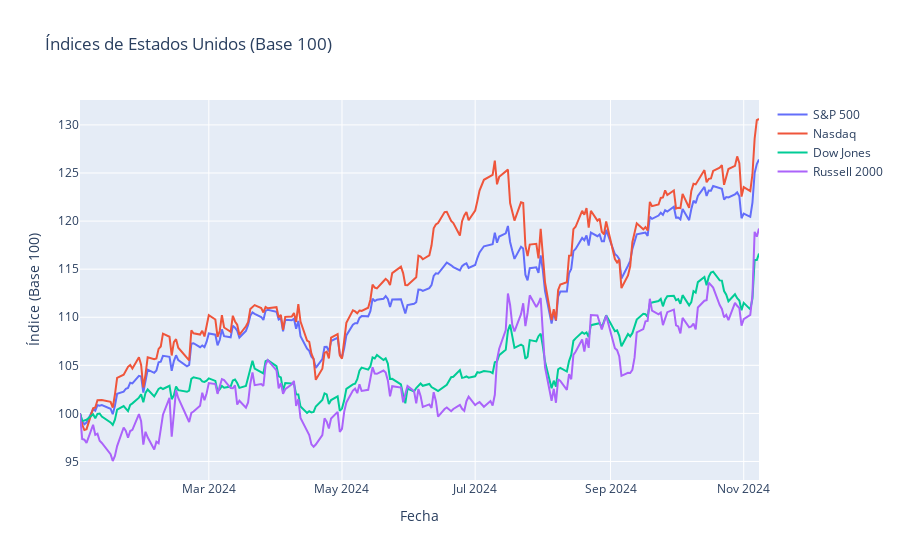
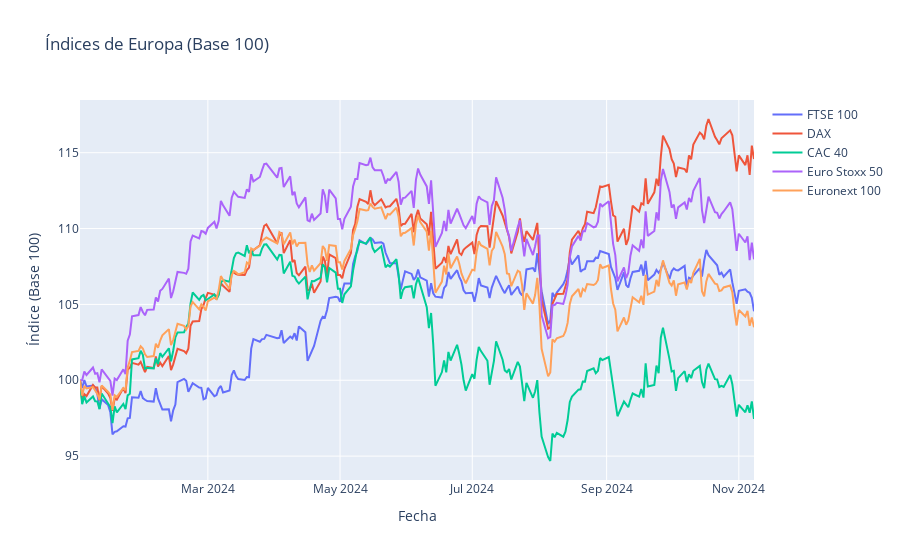
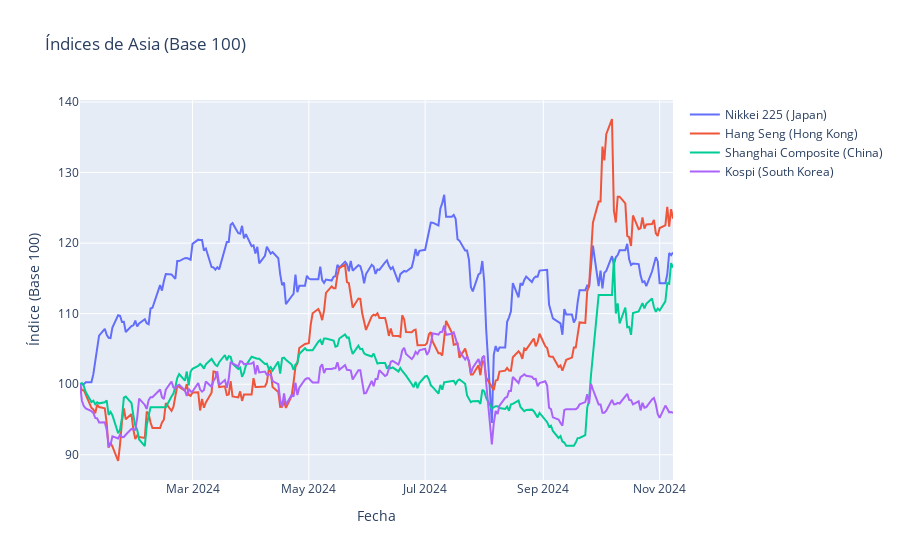

The cell these charts' notebook holds for them, in order:
### Code cell
import yfinance as yf
import pandas as pd
import datetime as dt
import plotly.graph_objects as go

# Fechas de inicio y fin
start = dt.datetime(2024, 1, 1)
end = dt.datetime.now()

# Diccionario con nombres de índices y sus símbolos de Yahoo Finance
us_indices = {
    'S&P 500': '^GSPC',
    'Nasdaq': '^IXIC',
    'Dow Jones': '^DJI',
    'Russell 2000': '^RUT'
}

europe_indices = {
    'FTSE 100': '^FTSE',
    'DAX': '^GDAXI',
    'CAC 40': '^FCHI',
    'Euro Stoxx 50': '^STOXX50E',
    'Euronext 100': '^N100'
}

latam_indices = {
    'Bovespa': '^BVSP',
    # 'IPSA (Chile)': '^IPSA',
    'COLCAP (Colombia)': '^COLCAP',
    # 'S&P/BVL General (Peru)': '^SPBLPGPT',
    'MSCI Peru ETF': 'EPU'
}

asia_indices = {
    'Nikkei 225 (Japan)': '^N225',
    'Hang Seng (Hong Kong)': '^HSI',
    'Shanghai Composite (China)': '000001.SS',
    'Kospi (South Korea)': '^KS11'
}

# Función para descargar y normalizar datos
def get_normalized_data(indices, start, end):
    dataframes = []
    for name, ticker in indices.items():
        df = yf.download(ticker, start=start, end=end)[['Close']]
        df.rename(columns={'Close': name}, inplace=True)
        df = df.dropna(subset=[name])
        if not df.empty:
            df[name] = df[name] / df[name].iloc[0] * 100  # Normalizar a base 100
            dataframes.append(df)
    return dataframes

# Descargar y procesar datos para cada región
us_dataframes = get_normalized_data(us_indices, start, end)
europe_dataframes = get_normalized_data(europe_indices, start, end)
latam_dataframes = get_normalized_data(latam_indices, start, end)
asia_dataframes = get_normalized_data(asia_indices, start, end)

# Función para combinar DataFrames
def merge_dataframes(dataframes):
    if dataframes:
        merged_df = dataframes[0]
        for df in dataframes[1:]:
            merged_df = pd.merge(merged_df, df, left_index=True, right_index=True, how='outer')
        return merged_df.fillna(method='ffill').fillna(method='bfill')
    else:
        return pd.DataFrame()

# Combinar DataFrames de cada región
us_merged = merge_dataframes(us_dataframes)
europe_merged = merge_dataframes(europe_dataframes)
latam_merged = merge_dataframes(latam_dataframes)
asia_merged = merge_dataframes(asia_dataframes)

# Función para graficar los índices de una región
def plot_indices(dataframe, title):
    fig = go.Figure()
    for column in dataframe.columns:
        fig.add_trace(go.Scatter(
            x=dataframe.index,
            y=dataframe[column],
            mode='lines',
            name=column
        ))
    fig.update_layout(
        title=title,
        xaxis_title='Fecha',
        yaxis_title='Índice (Base 100)',
        hovermode='x unified'
    )
    fig.show()

# Mostrar gráficos para cada región
plot_indices(us_merged, 'Índices de Estados Unidos (Base 100)')
plot_indices(europe_merged, 'Índices de Europa (Base 100)')
# plot_indices(latam_merged, 'Índices de América Latina (Base 100)')
plot_indices(asia_merged, 'Índices de Asia (Base 100)')

### Figure 1 — Plotly figure (JSON) as saved in the notebook; plotly's stock layout.template omitted (floating-point values rounded to 4 significant figures; data arrays with more than 128 entries replaced by an {"elided": "..."} marker saying what was removed)
{"data": [{"mode": "lines", "name": "S&P 500", "type": "scatter", "x": {"elided": "217 str values"}, "y": {"elided": "217 float values"}}, {"mode": "lines", "name": "Nasdaq", "type": "scatter", "x": {"elided": "217 str values"}, "y": {"elided": "217 float values"}}, {"mode": "lines", "name": "Dow Jones", "type": "scatter", "x": {"elided": "217 str values"}, "y": {"elided": "217 float values"}}, {"mode": "lines", "name": "Russell 2000", "type": "scatter", "x": {"elided": "217 str values"}, "y": {"elided": "217 float values"}}], "layout": {"hovermode": "x unified", "title": {"text": "Índices de Estados Unidos (Base 100)"}, "xaxis": {"title": {"text": "Fecha"}}, "yaxis": {"title": {"text": "Índice (Base 100)"}}}}

### Figure 2 — Plotly figure (JSON) as saved in the notebook; plotly's stock layout.template omitted (floating-point values rounded to 4 significant figures; data arrays with more than 128 entries replaced by an {"elided": "..."} marker saying what was removed)
{"data": [{"mode": "lines", "name": "FTSE 100", "type": "scatter", "x": {"elided": "222 str values"}, "y": {"elided": "222 float values"}}, {"mode": "lines", "name": "DAX", "type": "scatter", "x": {"elided": "222 str values"}, "y": {"elided": "222 float values"}}, {"mode": "lines", "name": "CAC 40", "type": "scatter", "x": {"elided": "222 str values"}, "y": {"elided": "222 float values"}}, {"mode": "lines", "name": "Euro Stoxx 50", "type": "scatter", "x": {"elided": "222 str values"}, "y": {"elided": "222 float values"}}, {"mode": "lines", "name": "Euronext 100", "type": "scatter", "x": {"elided": "222 str values"}, "y": {"elided": "222 float values"}}], "layout": {"hovermode": "x unified", "title": {"text": "Índices de Europa (Base 100)"}, "xaxis": {"title": {"text": "Fecha"}}, "yaxis": {"title": {"text": "Índice (Base 100)"}}}}

### Figure 3 — Plotly figure (JSON) as saved in the notebook; plotly's stock layout.template omitted (floating-point values rounded to 4 significant figures; data arrays with more than 128 entries replaced by an {"elided": "..."} marker saying what was removed)
{"data": [{"mode": "lines", "name": "Nikkei 225 (Japan)", "type": "scatter", "x": {"elided": "223 str values"}, "y": {"elided": "223 float values"}}, {"mode": "lines", "name": "Hang Seng (Hong Kong)", "type": "scatter", "x": {"elided": "223 str values"}, "y": {"elided": "223 float values"}}, {"mode": "lines", "name": "Shanghai Composite (China)", "type": "scatter", "x": {"elided": "223 str values"}, "y": {"elided": "223 float values"}}, {"mode": "lines", "name": "Kospi (South Korea)", "type": "scatter", "x": {"elided": "223 str values"}, "y": {"elided": "223 float values"}}], "layout": {"hovermode": "x unified", "title": {"text": "Índices de Asia (Base 100)"}, "xaxis": {"title": {"text": "Fecha"}}, "yaxis": {"title": {"text": "Índice (Base 100)"}}}}
